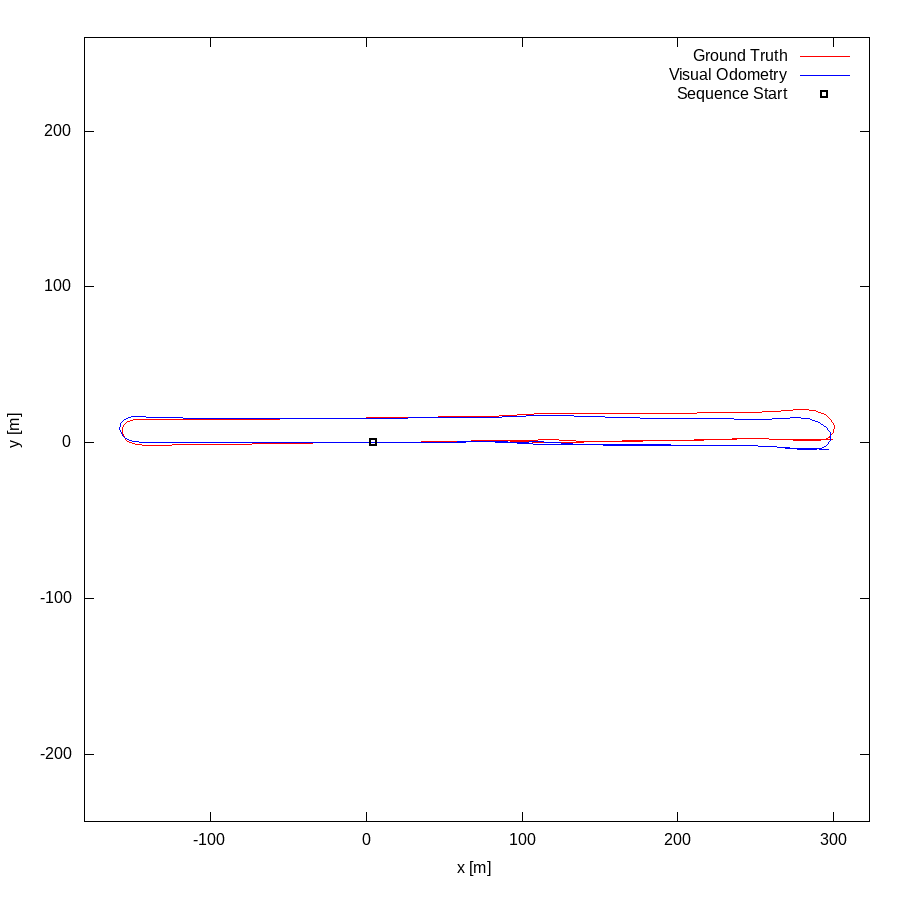

Write the gnuplot code that produced this figure.
set term postscript eps enhanced color
set output "06.eps"
set size ratio -1
set xrange [-181:323]
set yrange [-243:260]
set xlabel "x [m]"
set ylabel "y [m]"
plot "06.txt" using 1:2 lc rgb "#FF0000" title 'Ground Truth' w lines,"06.txt" using 3:4 lc rgb "#0000FF" title 'Visual Odometry' w lines,"< head -1 06.txt" using 1:2 lc rgb "#000000" pt 4 ps 1 lw 2 title 'Sequence Start' w points
